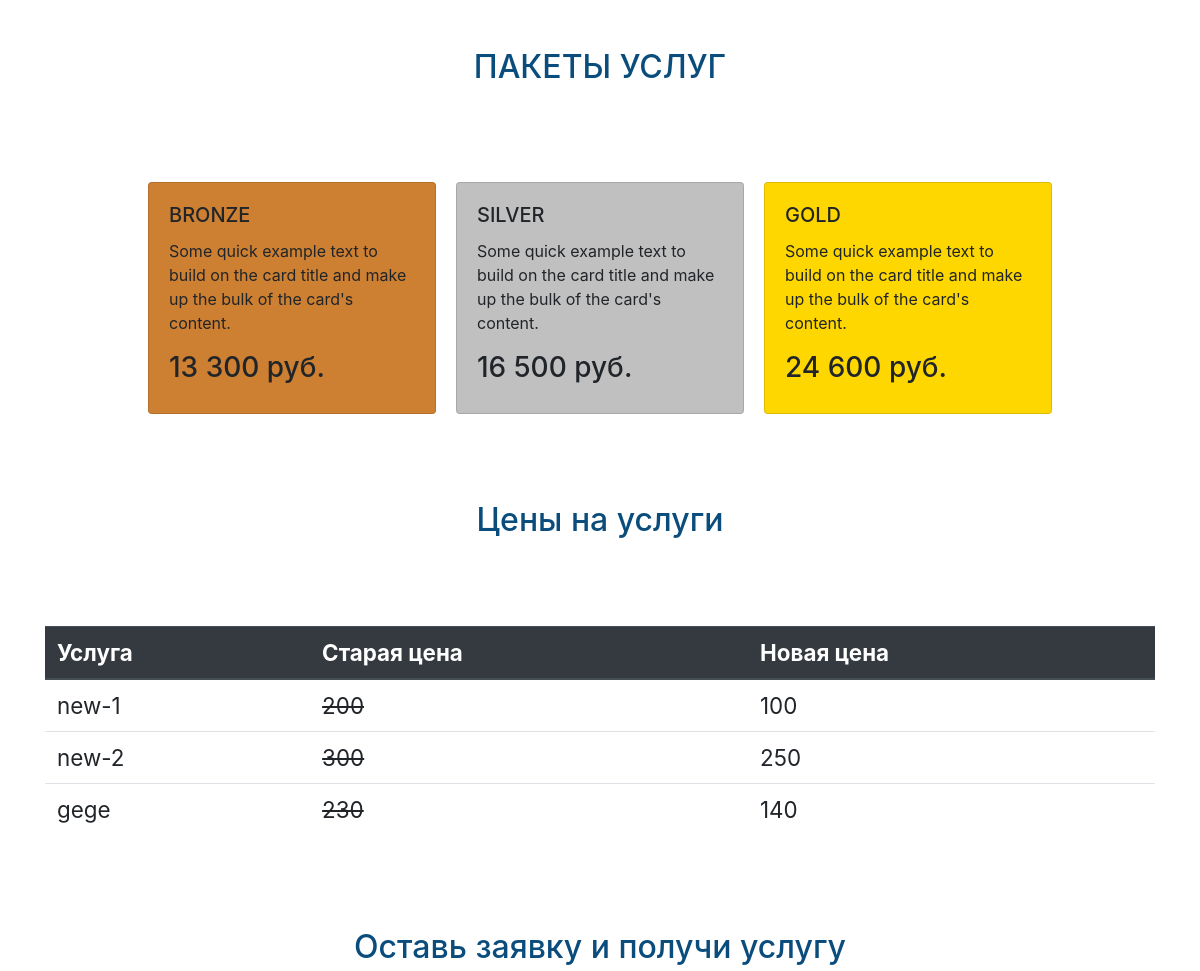
The app's page / (middle part), older data.
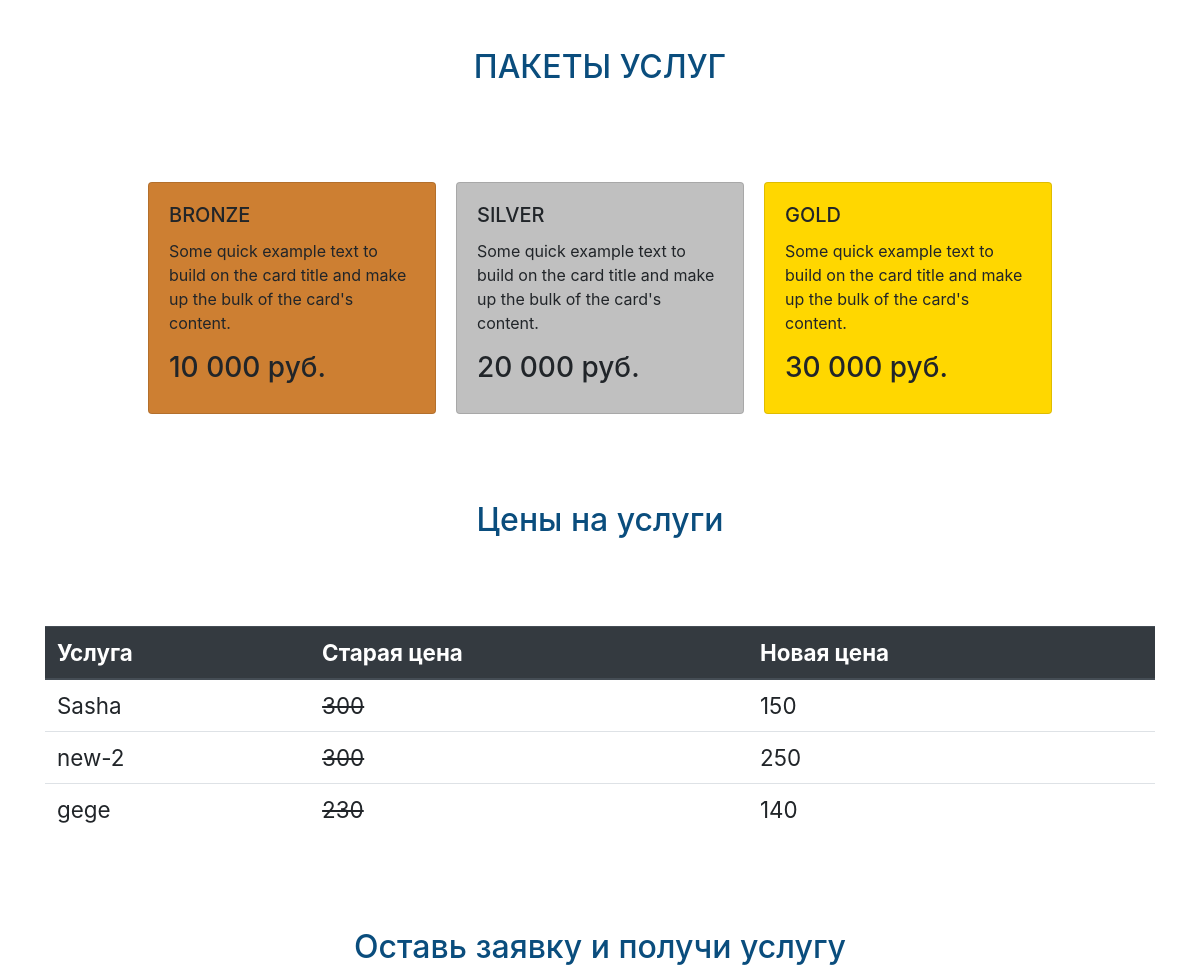
The same page, newer data.
### price/models.py (models this page shows, shortened)
class PriceCard(models.Model):
    pc_value = models.CharField(max_length=20, verbose_name='Price')
    pc_descript = models.CharField(max_length=200, verbose_name='Description')
    def __str__(self):
        return self.pc_value
    class Meta:
        verbose_name = 'Price'
        verbose_name_plural = "Prices"

class PriceTable(models.Model):
    pt_title = models.CharField(max_length=200, verbose_name='Service')
    pt_old_price = models.CharField(max_length=20, verbose_name='Old price')
    pt_new_price = models.CharField(max_length=20, verbose_name='New price')
    class Meta:
        verbose_name = 'Service'
        verbose_name_plural = "Services"

### crm/views.py (the view)
# urls.py: path('', views.first_page),
def first_page(request):
    slider_list = CmsSlider.objects.all()
    pc_1 = PriceCard.objects.get(pk=1)
    pc_2 = PriceCard.objects.get(pk=2)
    pc_3 = PriceCard.objects.get(pk=3)
    price_table = PriceTable.objects.all()
    form = OrderForm()
    dict_obj = {'slider_list': slider_list,
                'pc_1': pc_1,
                'pc_2': pc_2,
                'pc_3': pc_3,
                'price_table': price_table,
                'form': form}
    return render(request, './index.html', dict_obj)

### templates/index.html (shortened to what this page needs)
{% extends 'base.html' %}
{% load static %}
{% block index %}
	{% include 'price.html' %}
  	<section>
  		<div class="container class_form">
  			<h1 class="text-3">Оставь заявку и получи услугу</h1>
  		</div>
  	</section>
{% endblock %}

### templates/base.html (shortened to what this page needs)
{% load static %}
<html lang="ru">
  <head>
    <link href="{% static 'external.css' %}" rel="stylesheet">
    <link rel="stylesheet" href="https://cdn.jsdelivr.net/npm/bootstrap@4.5.3/dist/css/bootstrap.min.css">
  </head>
  <body>
{% block index %}
{% endblock %}
  </body>
</html>

### templates/carusel.html (shortened to what this page needs)
{% load static %}

### templates/price.html
  	<section>
  		<div class="container">
  			<h1 class="text-3">ПАКЕТЫ УСЛУГ</h1>
  			<div class="row justify-content-center">
  				<div class="card product_card" style="width: 18rem; background-color: #cd7f32;">
				  <div class="card-body">
				    <h5 class="card-title">BRONZE</h5>
				    <p class="card-text">Some quick example text to build on the card title and make up the bulk of the card's content.</p>
				    <h3>{{ pc_1 }} руб.</h3>
				  </div>
				</div>
				<div class="card product_card" style="width: 18rem; background-color: #c0c0c0;">
				  <div class="card-body">
				    <h5 class="card-title">SILVER</h5>
				    <p class="card-text">Some quick example text to build on the card title and make up the bulk of the card's content.</p>
				    <h3>{{ pc_2 }} руб.</h3>
				  </div>
				</div>
				<div class="card product_card" style="width: 18rem; background-color: #ffd700;">
				  <div class="card-body">
				    <h5 class="card-title">GOLD</h5>
				    <p class="card-text">Some quick example text to build on the card title and make up the bulk of the card's content.</p>
				    <h3>{{ pc_3 }} руб.</h3>
				  </div>
				</div>
  			</div>
  		</div>
  	</section>
  	<section>
  		<div class="container">
  			<h1 class="text-3">Цены на услуги</h1>
  			<table class="table table_one">
			  <thead class="thead-dark">
			    <tr>
			      <th scope="col">Услуга</th>
			      <th scope="col">Старая цена</th>
			      <th scope="col">Новая цена</th>
			    </tr>
			  </thead>
			  <tbody>
			  {% for obj in price_table %}
			    <tr>
			      <td>{{ obj.pt_title }}</td>
			      <td><del>{{ obj.pt_old_price }}</del></td>
			      <td>{{ obj.pt_new_price }}</td>
			    </tr>
			  {% endfor %}
			  </tbody>
			</table>
  		</div>
  	</section>

### static/external.css (style rules this page uses)
.text-3 { color: rgb(10, 77, 125); font-size: 2em; text-align: center; padding-top: 7%; padding-bottom: 7%; }
.product_card { margin: 10px; }
.table_one { font-size: 1.4em; }
.class_form { text-align: center; padding-bottom: 7%; }

Row changes from the older to the newer data that the page shows:
changed PriceCard (number 1 of 3 on the later page): pc_value "13 300" → "10 000"
changed PriceCard (number 2 of 3 on the later page): pc_value "16 500" → "20 000"
changed PriceCard (number 3 of 3 on the later page): pc_value "24 600" → "30 000"
changed PriceTable: pt_title "new-1" → "Sasha"; pt_old_price "200" → "300"; pt_new_price "100" → "150"
